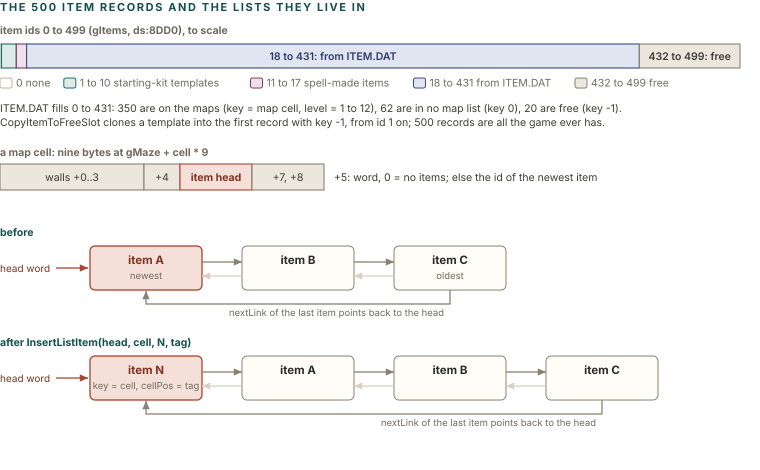

Reproduce this figure in Python.
import sys; sys.path.insert(0, '.')
from figlib import *

c = Canvas(760, 470)
c.section(0, 11, "The 500 item records and the lists they live in")

# ---- id space ----
c.text(0, 34, "item ids 0 to 499 (gItems, ds:8DD0), to scale", size=10.5, weight=700, color=MUTED)
X0, W = 0, 740.0
def px(i):
    return X0 + i / 500.0 * W
segs = [
    (0, 1, "paper", "0"), (1, 11, "teal", "1 to 10"), (11, 18, "plum", ""), (18, 432, "navy", "18 to 431: from ITEM.DAT"),
    (432, 500, "grey", "432 to 499: free"),
]
for a, b, k, t in segs:
    tc, sc, fc = PAL[k]
    c.rect(px(a), 44, px(b) - px(a), 24, fill=fc, stroke=sc, sw=1.1, rx=0)
    if t and b - a > 60:
        c.text((px(a) + px(b)) / 2, 60, t, size=10.5, weight=600, color=tc, anchor="middle")
c.legend(0, 86, [("paper", "0 none"), ("teal", "1 to 10 starting-kit templates"), ("plum", "11 to 17 spell-made items"), ("navy", "18 to 431 from ITEM.DAT"), ("grey", "432 to 499 free")], size=10.5)
c.text(0, 112, "ITEM.DAT fills 0 to 431: 350 are on the maps (key = map cell, level = 1 to 12), 62 are in no map list (key 0), 20 are free (key -1).", size=10.5, color=INK2)
c.text(0, 126, "CopyItemToFreeSlot clones a template into the first record with key -1, from id 1 on; 500 records are all the game ever has.", size=10.5, color=INK2)

# ---- cell record ----
CY = 156
c.text(0, CY, "a map cell: nine bytes at gMaze + cell * 9", size=10.5, weight=700, color=MUTED)
cells = [(4, "walls +0..3", "grey"), (1, "+4", "grey"), (2, "item head", "red"), (2, "+7, +8", "grey")]
x = 0
for n, t, k in cells:
    w = n * 36
    tc, sc, fc = PAL[k]
    c.rect(x, CY + 8, w, 26, fill=fc, stroke=sc, sw=1.1, rx=0)
    c.text(x + w / 2, CY + 25, t, size=10.5, color=tc, anchor="middle", weight=(700 if k == "red" else 400))
    x += w
c.text(x + 10, CY + 25, "+5: word, 0 = no items; else the id of the newest item", size=10.5, color=INK2)

# ---- ring before / after ----
def ring(y, label, nodes, head_name):
    c.text(0, y, label, size=10.5, weight=700, color=PAL["teal"][0])
    bw, gap = 112, 40
    xs = []
    for i, (nm, sub) in enumerate(nodes):
        x = 90 + i * (bw + gap)
        xs.append(x)
        hot = (i == 0)
        c.rect(x, y + 10, bw, 44, fill=PAL["red"][2] if hot else CARD, stroke=PAL["red"][1] if hot else GREY, sw=1.3 if hot else 1, rx=5)
        c.text(x + bw / 2, y + 28, nm, size=11.5, weight=700, color=PAL["red"][0] if hot else INK, anchor="middle")
        c.text(x + bw / 2, y + 43, sub, size=9.5, color=MUTED, anchor="middle")
    for i in range(len(nodes) - 1):
        c.arrow([(xs[i] + bw, y + 26), (xs[i + 1], y + 26)], color=GREY)
        c.arrow([(xs[i + 1], y + 40), (xs[i] + bw, y + 40)], color=RULE)
    # wrap: last next -> head
    xl = xs[-1] + bw / 2
    c.path("M%.1f,%.1f L%.1f,%.1f L%.1f,%.1f L%.1f,%.1f" % (xl, y + 54, xl, y + 68, xs[0] + bw / 2, y + 68, xs[0] + bw / 2, y + 56), stroke=GREY, sw=1.3)
    c.arrow([(xs[0] + bw / 2, y + 62), (xs[0] + bw / 2, y + 55)], color=GREY)
    c.text(xl - 6, y + 80, "nextLink of the last item points back to the head", size=9.5, color=MUTED, anchor="end")
    c.text(0, y + 36, "head word", size=10, color=PAL["red"][0])
    c.arrow([(56, y + 32), (88, y + 32)], color=SOLID["red"])

ring(236, "before", [("item A", "newest"), ("item B", ""), ("item C", "oldest")], "A")
ring(346, "after InsertListItem(head, cell, N, tag)", [("item N", "key = cell, cellPos = tag"), ("item A", ""), ("item B", ""), ("item C", "")], "N")
c.save("figs/chr_itemlist.svg")
